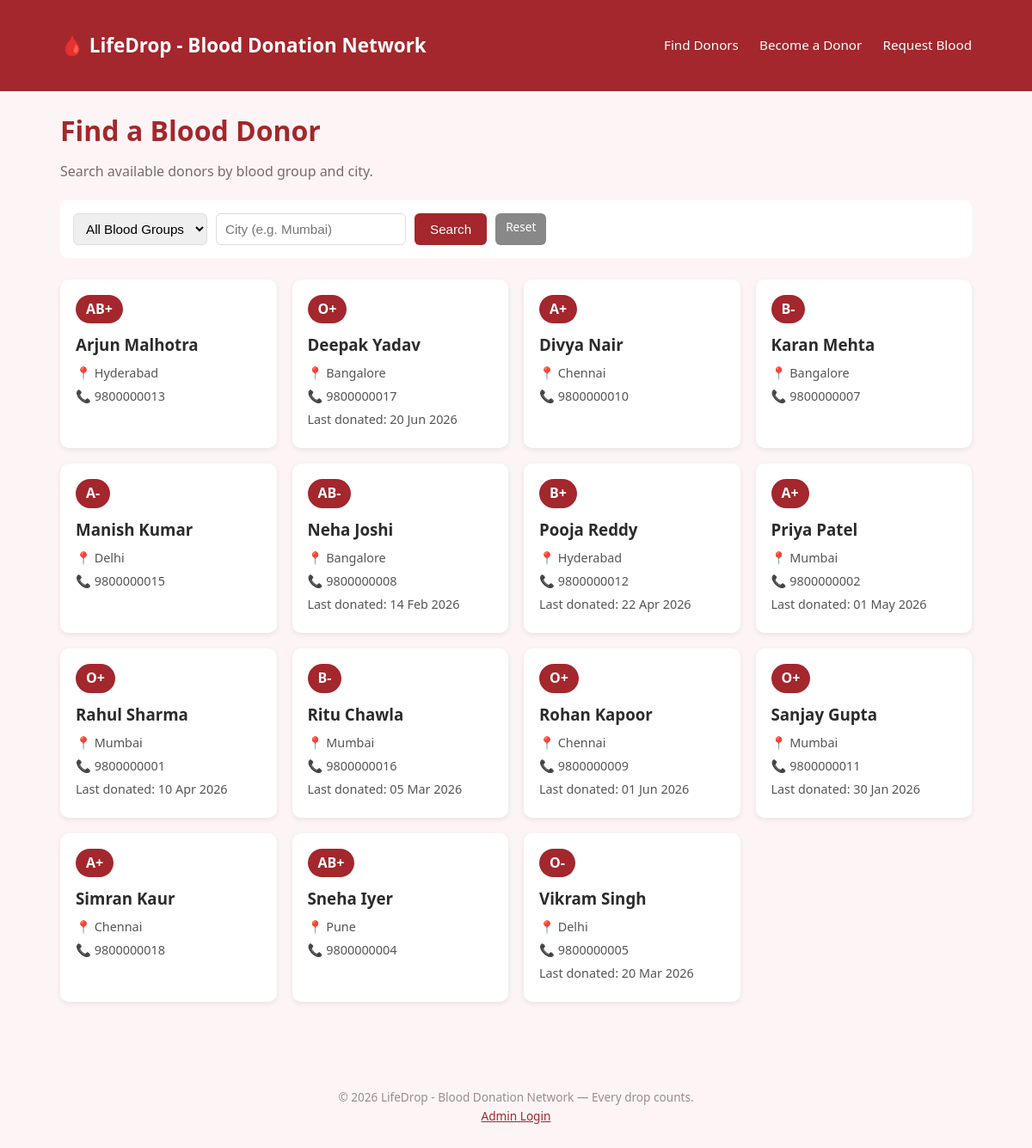
The page / on the database its author committed.
### tables this page shows
CREATE TABLE IF NOT EXISTS donors (
  id INT AUTO_INCREMENT PRIMARY KEY,
  name VARCHAR(150) NOT NULL,
  blood_group VARCHAR(5) NOT NULL,
  city VARCHAR(100) NOT NULL,
  phone VARCHAR(20) NOT NULL,
  email VARCHAR(150),
  last_donation_date DATE NULL,
  available ENUM('Yes','No') DEFAULT 'Yes',
  created_at TIMESTAMP DEFAULT CURRENT_TIMESTAMP
);

### index.php (the view, shortened to what this page needs)
<?php
require_once 'config.php';
$city = isset($_GET['city']) ? trim($_GET['city']) : '';
$sql = "SELECT * FROM donors WHERE available = 'Yes'";
$params = [];
$sql .= " ORDER BY name ASC";
$stmt = $pdo->prepare($sql);
$stmt->execute($params);
$donors = $stmt->fetchAll(PDO::FETCH_ASSOC);
require_once 'includes/header.php';
?>
<h1>Find a Blood Donor</h1>
<p class="subtitle">Search available donors by blood group and city.</p>
<form method="GET" class="search-form">
    <select name="blood_group">
        <option value="">All Blood Groups</option>
    </select>
    <input type="text" name="city" placeholder="City (e.g. Mumbai)" value="<?php echo htmlspecialchars($city); ?>">
    <button type="submit" class="btn">Search</button>
    <a href="index.php" class="btn small secondary">Reset</a>
</form>
<div class="donor-grid">
    <?php foreach ($donors as $donor): ?>
        <div class="donor-card">
            <div class="blood-badge"><?php echo htmlspecialchars($donor['blood_group']); ?></div>
            <h3><?php echo htmlspecialchars($donor['name']); ?></h3>
            <p class="city">📍 <?php echo htmlspecialchars($donor['city']); ?></p>
            <p class="phone">📞 <?php echo htmlspecialchars($donor['phone']); ?></p>
            <?php if ($donor['last_donation_date']): ?>
                <p class="last-donation">Last donated: <?php echo date('d M Y', strtotime($donor['last_donation_date'])); ?></p>
            <?php endif; ?>
        </div>
    <?php endforeach; ?>
</div>
<?php require_once 'includes/footer.php'; ?>

### includes/header.php (shortened to what this page needs)
<!DOCTYPE html>
<html lang="en">
<head>
    <link rel="stylesheet" href="/blood-donation-system/css/style.css">
</head>
<body>
    <header class="site-header">
        <div class="container header-inner">
            <a href="/blood-donation-system/index.php" class="logo">🩸 <?php echo SITE_NAME; ?></a>
            <nav>
                <a href="/blood-donation-system/index.php">Find Donors</a>
                <a href="/blood-donation-system/register_donor.php">Become a Donor</a>
                <a href="/blood-donation-system/request_blood.php">Request Blood</a>
            </nav>
        </div>
    </header>
    <main class="container">

### includes/footer.php
    </main>
    <footer class="site-footer">
        <div class="container">
            <p>&copy; <?php echo date('Y'); ?> <?php echo SITE_NAME; ?> — Every drop counts.</p>
            <p><a href="admin/login.php">Admin Login</a></p>
        </div>
    </footer>
</body>
</html>

### css/style.css (style rules this page uses)
* { box-sizing: border-box; margin: 0; padding: 0; }
body { font-family: 'Segoe UI', Arial, sans-serif; background: #fdf5f5; color: #2b2b2b; line-height: 1.6; }
.container { max-width: 1100px; margin: 0 auto; padding: 20px; }
.site-header { background: #a3272c; color: #fff; padding: 15px 0; }
.header-inner { display: flex; justify-content: space-between; align-items: center; flex-wrap: wrap; }
.logo { color: #fff; font-size: 1.4rem; font-weight: bold; text-decoration: none; }
.site-header nav a { color: #fff; text-decoration: none; margin-left: 20px; font-size: 0.95rem; }
h1 { margin-bottom: 10px; color: #a3272c; }
.subtitle { color: #7a6a6a; margin-bottom: 20px; }
.search-form { display: flex; gap: 10px; margin-bottom: 25px; flex-wrap: wrap; background: #fff; padding: 15px; border-radius: 8px; }
.search-form select, .search-form input { padding: 8px 10px; border: 1px solid #ddd; border-radius: 6px; font-size: 0.95rem; }
.donor-grid { display: grid; grid-template-columns: repeat(auto-fill, minmax(220px, 1fr)); gap: 18px; }
.donor-card { background: #fff; border-radius: 10px; padding: 18px; box-shadow: 0 2px 6px rgba(0,0,0,0.08); position: relative; }
.blood-badge { display: inline-block; background: #a3272c; color: #fff; font-weight: bold; padding: 4px 12px; border-radius: 20px; margin-bottom: 10px; }
.donor-card h3 { margin-bottom: 6px; }
.donor-card p { font-size: 0.9rem; color: #555; margin-bottom: 4px; }
.btn { display: inline-block; background: #a3272c; color: #fff; border: none; padding: 10px 18px; border-radius: 6px; cursor: pointer; text-decoration: none; font-size: 0.95rem; }
.btn.small { padding: 5px 12px; font-size: 0.85rem; }
.btn.secondary { background: #888; }
.site-footer { text-align: center; padding: 20px; color: #9c8b8b; font-size: 0.85rem; margin-top: 40px; }
.site-footer a { color: #a3272c; }

### rows shown on the page
donors: blood_group "AB+", name "Arjun Malhotra", city "Hyderabad", phone "9800000013"
donors: blood_group "O+", name "Deepak Yadav", city "Bangalore", phone "9800000017", last_donation_date "20 Jun 2026"
donors: blood_group "A+", name "Divya Nair", city "Chennai", phone "9800000010"
donors: blood_group "B-", name "Karan Mehta", city "Bangalore", phone "9800000007"
donors: blood_group "A-", name "Manish Kumar", city "Delhi", phone "9800000015"
donors: blood_group "AB-", name "Neha Joshi", city "Bangalore", phone "9800000008", last_donation_date "14 Feb 2026"
donors: blood_group "B+", name "Pooja Reddy", city "Hyderabad", phone "9800000012", last_donation_date "22 Apr 2026"
donors: blood_group "A+", name "Priya Patel", city "Mumbai", phone "9800000002", last_donation_date "01 May 2026"
donors: blood_group "O+", name "Rahul Sharma", city "Mumbai", phone "9800000001", last_donation_date "10 Apr 2026"
donors: blood_group "B-", name "Ritu Chawla", city "Mumbai", phone "9800000016", last_donation_date "05 Mar 2026"
donors: blood_group "O+", name "Rohan Kapoor", city "Chennai", phone "9800000009", last_donation_date "01 Jun 2026"
donors: blood_group "O+", name "Sanjay Gupta", city "Mumbai", phone "9800000011", last_donation_date "30 Jan 2026"
donors: blood_group "A+", name "Simran Kaur", city "Chennai", phone "9800000018"
donors: blood_group "AB+", name "Sneha Iyer", city "Pune", phone "9800000004"
donors: blood_group "O-", name "Vikram Singh", city "Delhi", phone "9800000005", last_donation_date "20 Mar 2026"

### other values the page prints
SITE_NAME "LifeDrop - Blood Donation Network"
